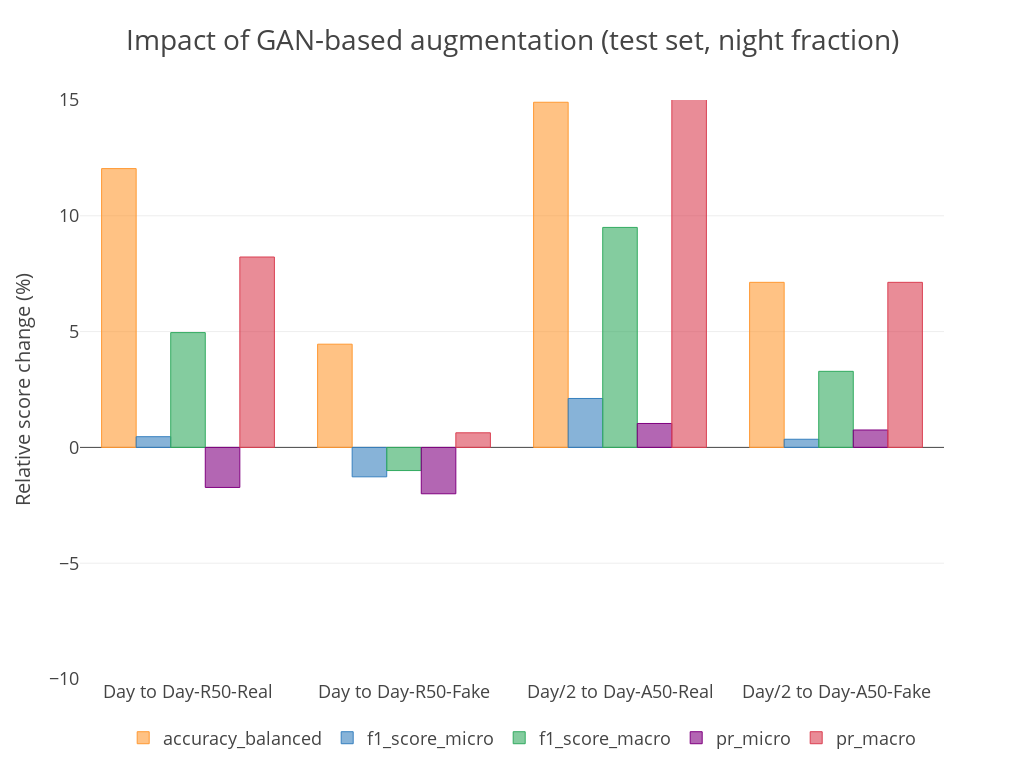

Write notebook code for a chart like this one.
### Code cell
df_cursplit_diff_rel.trial = df_cursplit_diff_rel.trial.map({"train_A_over": "train_A_over", "train_B_over": "train_B_over", "train_C_over": "Day to Day-R50-Real", "train_A_over_ganaug_025": "train_A_over_ganaug_025", "train_A_over_ganaug_050": "Day to Day-R50-Fake", "train_B_over_ganaug_025": "train_B_over_ganaug_025", "train_A_over_ganaug_050_augonlyasbase": "train_A_over_ganaug_050_augonlyasbase"})
if additional_subtract_from_AUGONLYASBASE_for_plot:
    df_cursplit_diff_rel_aoab.trial = df_cursplit_diff_rel_aoab.trial.map({"train_A_over": "train_A_over", "train_B_over": "train_B_over", "train_C_over": "Day/2 to Day-A50-Real", "train_A_over_ganaug_025": "train_A_over_ganaug_025", "train_A_over_ganaug_050": "Day/2 to Day-A50-Fake", "train_B_over_ganaug_025": "train_B_over_ganaug_025", "train_A_over_ganaug_050_augonlyasbase": "train_A_over_ganaug_050_augonlyasbase"})
    df_cursplit_diff_rel = pd.concat([df_cursplit_diff_rel, df_cursplit_diff_rel_aoab], axis = 0).reset_index(drop = True)

layout["title"] = "Impact of GAN-based augmentation (test set, night fraction)"
layout["yaxis"]["title"] = "Relative score change (%)"

run = "clear_cloudy_merged" 
df_cursplit_diff_rel_plot = df_cursplit_diff_rel.copy()
df_cursplit_diff_rel_plot = df_cursplit_diff_rel_plot.loc[df_cursplit_diff_rel_plot.run == run, :].reset_index(drop=True)
df_cursplit_diff_rel_plot = df_cursplit_diff_rel_plot.loc[1:df_cursplit_diff_rel_plot.shape[0], :]
df_cursplit_diff_rel_plot = df_cursplit_diff_rel_plot.loc[df_cursplit_diff_rel_plot.trial.isin(["Day to Day-R50-Real", "Day to Day-R50-Fake", "Day/2 to Day-A50-Real", "Day/2 to Day-A50-Fake"]), :].reset_index(drop=True)
df_cursplit_diff_rel_plot = df_cursplit_diff_rel_plot.set_index(["trial"]).loc[:, metrics2print]

fig = df_cursplit_diff_rel_plot.iplot(kind = "bar", y = ["accuracy_balanced", "f1_score_micro", "f1_score_macro", "pr_micro", "pr_macro"], layout = layout, asFigure = True)
py.offline.iplot(fig, show_link = False, config = config)

### Figure 1 — Plotly figure (JSON) as saved in the notebook; plotly's stock layout.template omitted (floating-point values rounded to 4 significant figures)
{"data": [{"marker": {"color": "rgba(255, 153, 51, 0.6)", "line": {"color": "rgba(255, 153, 51, 1.0)", "width": 1}}, "name": "accuracy_balanced", "orientation": "v", "text": "", "type": "bar", "uid": "fd588b2f-e10b-45a3-970f-7a679c2aa052", "x": ["Day to Day-R50-Real", "Day to Day-R50-Fake", "Day/2 to Day-A50-Real", "Day/2 to Day-A50-Fake"], "y": [12.04, 4.456, 14.9, 7.127]}, {"marker": {"color": "rgba(55, 128, 191, 0.6)", "line": {"color": "rgba(55, 128, 191, 1.0)", "width": 1}}, "name": "f1_score_micro", "orientation": "v", "text": "", "type": "bar", "uid": "e6692903-72f0-401a-8d72-25858c78f9ff", "x": ["Day to Day-R50-Real", "Day to Day-R50-Fake", "Day/2 to Day-A50-Real", "Day/2 to Day-A50-Fake"], "y": [0.4619, -1.27, 2.113, 0.3521]}, {"marker": {"color": "rgba(50, 171, 96, 0.6)", "line": {"color": "rgba(50, 171, 96, 1.0)", "width": 1}}, "name": "f1_score_macro", "orientation": "v", "text": "", "type": "bar", "uid": "dd208d29-5027-402f-938f-c72defae6f1b", "x": ["Day to Day-R50-Real", "Day to Day-R50-Fake", "Day/2 to Day-A50-Real", "Day/2 to Day-A50-Fake"], "y": [4.957, -0.9997, 9.498, 3.284]}, {"marker": {"color": "rgba(128, 0, 128, 0.6)", "line": {"color": "rgba(128, 0, 128, 1.0)", "width": 1}}, "name": "pr_micro", "orientation": "v", "text": "", "type": "bar", "uid": "5239237c-d9a2-44aa-bed7-759db4595102", "x": ["Day to Day-R50-Real", "Day to Day-R50-Fake", "Day/2 to Day-A50-Real", "Day/2 to Day-A50-Fake"], "y": [-1.728, -2.002, 1.033, 0.7518]}, {"marker": {"color": "rgba(219, 64, 82, 0.6)", "line": {"color": "rgba(219, 64, 82, 1.0)", "width": 1}}, "name": "pr_macro", "orientation": "v", "text": "", "type": "bar", "uid": "a45fccec-7daf-4367-b7d4-6de788eef890", "x": ["Day to Day-R50-Real", "Day to Day-R50-Fake", "Day/2 to Day-A50-Real", "Day/2 to Day-A50-Fake"], "y": [8.221, 0.6305, 15.21, 7.127]}], "layout": {"height": 768, "legend": {"font": {"size": 18}, "orientation": "h", "x": 0.05, "y": -0.07}, "title": {"font": {"size": 28}, "text": "Impact of GAN-based augmentation (test set, night fraction)"}, "width": 1024, "xaxis": {"tickfont": {"size": 18}}, "yaxis": {"dtick": 5, "range": [-10, 15], "tickfont": {"size": 18}, "title": {"font": {"size": 20}, "text": "Relative score change (%)"}}}}
